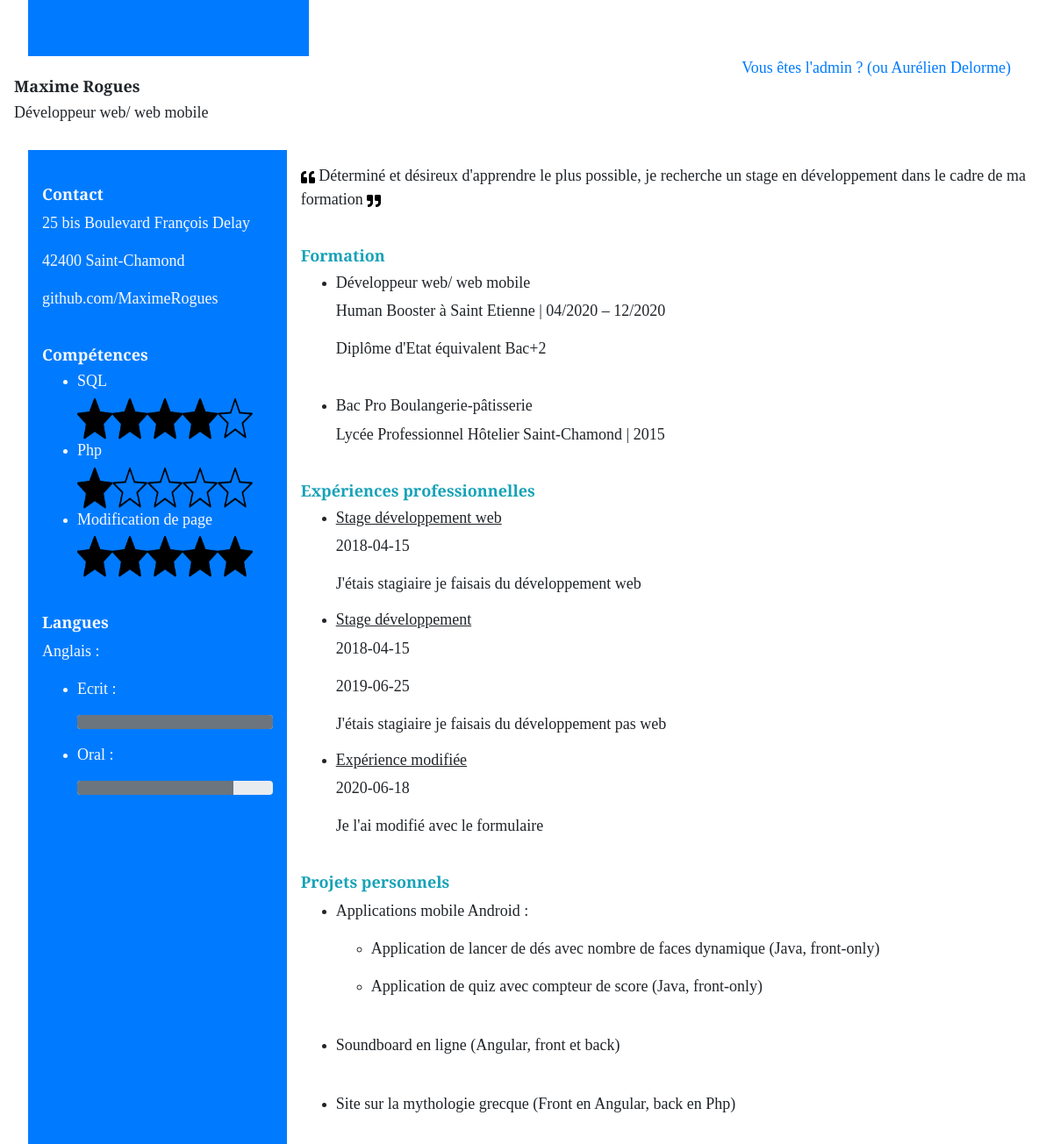
The page / on the database its author committed.
### tables this page shows
CREATE TABLE IF NOT EXISTS `competence` (
  `titre` varchar(250) NOT NULL,
  `id` int(11) NOT NULL AUTO_INCREMENT,
  `note` int(11) NOT NULL,
  PRIMARY KEY (`id`),
  UNIQUE KEY `competence_id_uindex` (`id`)
);

CREATE TABLE IF NOT EXISTS `experience` (
  `id` int(11) NOT NULL AUTO_INCREMENT,
  `titre` varchar(250) NOT NULL,
  `description` text NOT NULL,
  `date_debut` date NOT NULL,
  `date_fin` date DEFAULT NULL,
  PRIMARY KEY (`id`),
  UNIQUE KEY `experience_id_uindex` (`id`)
);

### index.php (the view, shortened to what this page needs)
<?php
require_once('functions.php');
require_once('connexionBDD.php');
?>
<!DOCTYPE html>
<html lang="en">
<head>
    <link href="style.css" rel="stylesheet">
</head>
<body>
    <div id="rectangleBleu" class="bg-primary">
    </div>
    <a href="login.php">
        <p class="float-right mr-5"> Vous êtes l'admin ? (ou Aurélien Delorme)</p>
    </a>
    <br>
    <div id="header">
        <h1 class="font-weight-bold">Maxime Rogues</h1>
        <h2>Développeur web/ web mobile</h2>
    </div>
    <br>
    <div id="contactParcours">
        <div id="sideBar" class="bg-primary text-light p-3 md-0 ">
            <br>
            <h4 class="font-weight-bold">Contact</h4>
            <p>25 bis Boulevard François Delay</p>
            <p>42400 Saint-Chamond</p>
            <p>github.com/MaximeRogues</p>
            <br>
            <h4 class="font-weight-bold">Compétences</h4>
            <ul>
                <?php
                $competences = $pdo->query('SELECT * FROM competence');
                foreach($competences as $competence) {
                    echo('<li>
                            <h4>' . $competence['titre'] . '</h4>');
                            afficherNote($competence['note']);
                    echo('</li>');
                }
                ?>
            </ul>
            <br>
            <h4 class="font-weight-bold">Langues</h4>
            <p>Anglais :</p>
            <ul>
                <li>
                    <p>Ecrit :
                        <div class="progress">
                            <div class="progress-bar bg-secondary" role="progressbar" aria-valuenow="75"
                                aria-valuemin="0" aria-valuemax="100" style="width: 100%"></div>
                        </div>
                    </p>
                </li>
                <li>
                    <p>Oral :</p>
                    <div class="progress">
                        <div class="progress-bar bg-secondary" role="progressbar" aria-valuenow="75" aria-valuemin="0"
                            aria-valuemax="100" style="width: 80%"></div>
                    </div>
                </li>
            </ul>
            <br>
        </div>
        <br>
        <div id="parcours" class="p-3">
            <p>
                <img class="quoteLeft" src="images/quote-left-solid.svg" alt="">
                Déterminé et désireux d'apprendre le plus possible, je
                recherche un stage en développement dans le cadre de ma formation
                <img class="quoteRight" src="images/quote-right-solid.svg" alt="">
            </p>
            <br>
            <h3 class="text-info font-weight-bold">Formation</h3>
            <ul>
                <li>
                    <h4>Développeur web/ web mobile</h4>
                    <p>Human Booster à Saint Etienne | 04/2020 – 12/2020</p>
                    <p>Diplôme d'Etat équivalent Bac+2</p>
                </li>
                <br>
                <li>
                    <h4>Bac Pro Boulangerie-pâtisserie</h4>
                    <p>Lycée Professionnel Hôtelier Saint-Chamond | 2015</p>
                </li>
            </ul>
            <br>
            <h3 class="text-info font-weight-bold">Expériences professionnelles</h3>
            <ul>
                <?php
                $experiences = $pdo->query('SELECT * FROM experience');
                    foreach($experiences as $experience) {
                        echo('<li>
                                <u><h4>' . $experience['titre'] . '</h4></u>
                                <p>' . $experience['date_debut'] . '</p>');
                                if(isset($experience['date_fin'])) {
                                    echo('<p>' . $experience['date_fin'] . '</p>');
                                }
                                echo('<p>' . $experience['description'] . '</p>
                            </li>');
                    }
                ?>
            </ul>
            <br>
            <h3 class="text-info font-weight-bold">Projets personnels</h3>
            <ul>
                <li>
                    <p> Applications mobile Android :</p>
                    <ul>
                        <li>
                            <p> Application de lancer de dés avec nombre de faces dynamique (Java, front-only) </p>
                        </li>
                        <li>
                            <p> Application de quiz avec compteur de score (Java, front-only) </p>
                        </li>
                    </ul>
                </li>
                <br>
                <li>
                    <p> Soundboard en ligne (Angular, front et back)</p>
                </li>
                <br>
                <li>
                    <p>Site sur la mythologie grecque (Front en Angular, back en Php)</p>
                </li>
            </ul>
        </div>
    </div>
</body>
</html>

### connexionBDD.php (shortened to what this page needs)
<link rel="stylesheet" href="https://stackpath.bootstrapcdn.com/bootstrap/4.5.0/css/bootstrap.min.css">

### functions.php (shortened to what this page needs)
<?php
function afficherNote($note) {
    for($i = 0; $i < $note; $i++) {
        echo('<img class="etoile " style="width: 2.5rem" src="images/fullStar.png">');
    }
    for($i = $note; $i < 5; $i++) {
        echo('<img class="etoile" style="width: 2.5rem" src="images/emptyStar.png">');
    }
}

### style.css (style rules this page uses)
body { font-family: 'Cinzel', serif; padding-left: 0rem; padding-right: 0rem; }
h1, h2, h3, h4, h5, p { font-family: 'Cinzel', serif; font-size: large; }
#contactParcours { display: flex; width: auto; }
#sideBar { margin-left: 2rem; width: 20rem; }
#header { margin-left: 1rem; }
#rectangleBleu { width: 20rem; height: 4rem; margin-left: 2rem; }
.quoteLeft { width: 1rem; }
.quoteRight { width: 1rem; }
.etoile { width: 3rem; height: 3rem; }

### rows shown on the page
competence: titre "SQL", note 4 (drawn)
competence: titre "Php", note 1 (drawn)
competence: titre "Modification de page", note 5 (drawn)
experience: titre "Stage développement web", date_debut "2018-04-15", description "J'étais stagiaire je faisais du développement web"
experience: titre "Stage développement", date_debut "2018-04-15", date_fin "2019-06-25", description "J'étais stagiaire je faisais du développement pas web"
experience: titre "Expérience modifiée", date_debut "2020-06-18", description "Je l'ai modifié avec le formulaire"
